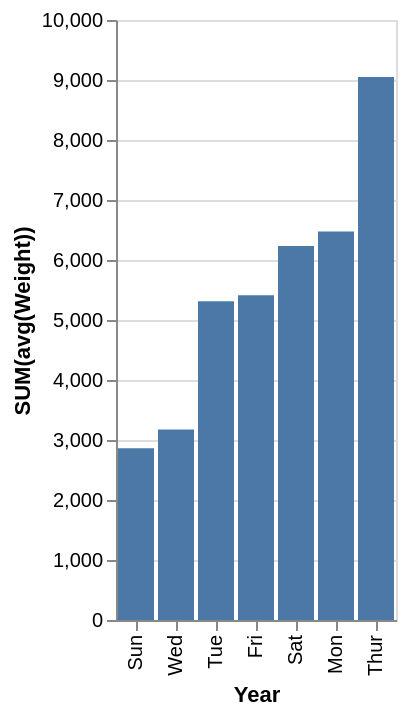

The Vega-Lite source for this figure:
### Vega-Lite specification from a JSON file in a GitHub repository (floating-point values rounded to 4 significant figures)
{"data": {"values": [{"x_data": "Sun", "y_data": 2861}, {"x_data": "Wed", "y_data": 3176}, {"x_data": "Tue", "y_data": 5313}, {"x_data": "Fri", "y_data": 5413}, {"x_data": "Sat", "y_data": 6234}, {"x_data": "Mon", "y_data": 6474}, {"x_data": "Thur", "y_data": 9051}]}, "mark": "bar", "encoding": {"x": {"field": "x_data", "type": "nominal", "title": "Year", "sort": {"op": "sum", "field": "y_data", "order": "ascending"}}, "y": {"field": "y_data", "type": "quantitative", "title": "SUM(avg(Weight))"}}}
